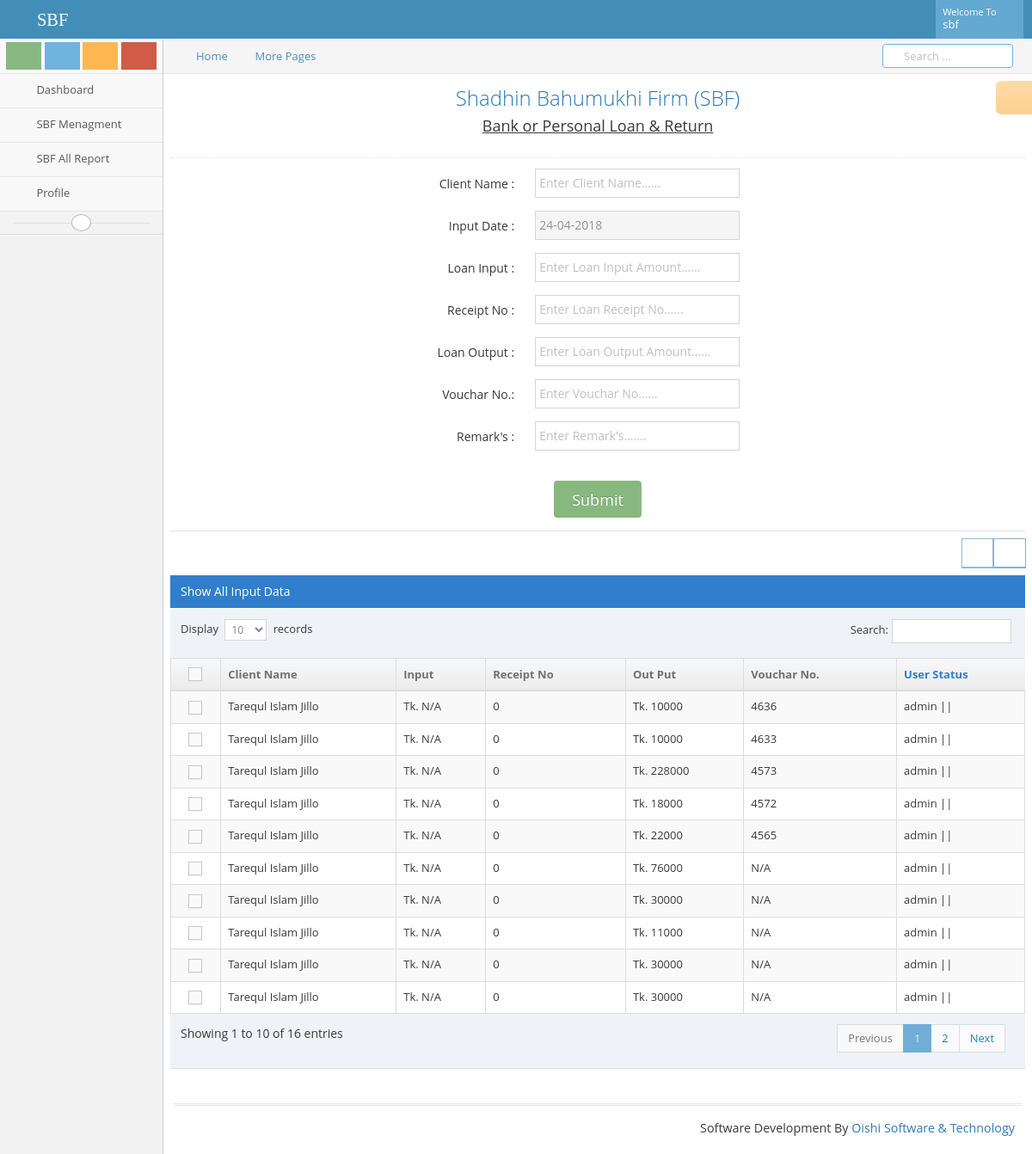
Page /bankOrPersonalLoan.php (signed in) on the committed database.
### tables this page shows
CREATE TABLE `tbl_sbfloan` (
  `id` int(11) NOT NULL,
  `name` varchar(255) NOT NULL,
  `inputdate` varchar(255) NOT NULL,
  `currendate` timestamp NOT NULL DEFAULT CURRENT_TIMESTAMP,
  `editDate` varchar(255) NOT NULL DEFAULT '0',
  `loaninput` varchar(255) NOT NULL,
  `receiptNo` int(11) NOT NULL,
  `loanoutput` varchar(255) NOT NULL,
  `vouchar` varchar(255) NOT NULL,
  `remark` varchar(255) NOT NULL,
  `username` varchar(255) NOT NULL
);

### lib/Database.php (called while the page is built, shortened)
<?php
Class Database{
	public $host   = DB_HOST;
	public $user   = DB_USER;
	public $pass   = DB_PASS;
	public $dbname = DB_NAME;
	public $link;
	private function connectDB(){
	$this->link = new mysqli($this->host, $this->user, $this->pass, $this->dbname);
 }
	public function select($query){
		$result = $this->link->query($query) or die($this->link->error.__LINE__);
		if($result->num_rows > 0){
			return $result;
		} else {
			return false;
		}
	}
}

### bankOrPersonalLoan.php (the view, shortened to what this page needs)
<?php include 'inc/header.php' ?>
<div id="user-profile-3" class="user-profile row">
<div class="row">
	<div class="col-xs-12">
<div class="page-header">
		<h1 class="text-center">Shadhin Bahumukhi Firm (SBF)</h1>
		<h4 class="text-center"><u>Bank or Personal Loan &amp; Return</u></h4>
	</div>
	<div class="row">
		<div class="col-xs-12">
		<form action="<?php echo htmlspecialchars($_SERVER['PHP_SELF']); ?>" method="POST" class="form-horizontal text-center" role="form">
				<div class="form-group">
					<label class="col-xs-4 col-sm-5 control-label"> Client Name :</label>
					<div class="col-xs-8 col-sm-7">
						<input type="text" placeholder="Enter Client Name......" class="col-xs-10 col-sm-5" name="name"/>
					</div>
				</div>
				<div class="form-group">
					<label class="col-xs-4 col-sm-5 control-label " for="form-field-date"> Input Date :</label>
					<div class="col-xs-8 col-sm-7">
						<input class="date-picker col-xs-10 col-sm-5" id="form-field-date" type="text" value="<?php echo date('d-m-Y'); ?>" data-date-format="dd-mm-yyyy"  name="inputdate" readonly="" />
					</div>
				</div>
				<div class="form-group">
					<label class="col-xs-4 col-sm-5 control-label"> Loan Input :</label>
					<div class="col-xs-8 col-sm-7">
						<input type="text" placeholder="Enter Loan Input Amount......" class="col-xs-10 col-sm-5" name="loaninput"/>
					</div>
				</div>
				<div class="form-group">
					<label class="col-xs-4 col-sm-5 control-label"> Receipt No :</label>
					<div class="col-xs-8 col-sm-7">
						<input type="text" placeholder="Enter Loan Receipt No......" class="col-xs-10 col-sm-5" name="receiptNo" />
					</div>
				</div>
				<div class="form-group">
					<label class="col-xs-4 col-sm-5 control-label"> Loan Output :</label>
					<div class="col-xs-8 col-sm-7">
						<input type="text" placeholder="Enter Loan Output Amount......" class="col-xs-10 col-sm-5" name="loanoutput" />
					</div>
				</div>
				<div class="form-group">
					<label class="col-xs-4 col-sm-5 control-label"> Vouchar No.:</label>
					<div class="col-xs-8 col-sm-7">
						<input type="text" placeholder="Enter Vouchar No......" class="col-xs-10 col-sm-5" name="vouchar"/>
					</div>
				</div>
				<div class="form-group">
					<label class="col-xs-4 col-sm-5 control-label"> Remark's :</label>
					<div class="col-xs-8 col-sm-7">
						<input type="text" placeholder="Enter Remark's......." class="col-xs-10 col-sm-5" name="remark" />
					</div>
				</div>
				<div class="form-group">
					<div class="row text-center">
						<input type="submit" name="submit" class="btn btn-lg btn-success btn-round" value="Submit">
					</div>
				</div>
			</form>
			<div class="hr hr-8"></div>
		</div>
	</div>
<div class="row">
<div class="col-xs-12">
<div class="row">
<div class="col-xs-12">
<div class="clearfix">
	<div class="pull-right tableTools-container"></div>
</div>
<div class="table-header">
	Show All Input Data
</div>
<div>
	<table id="dynamic-table" class="table table-striped table-bordered table-hover">
		<thead>
			<tr>
				<th class="center">
					<label class="pos-rel">
						<span class="lbl"></span>
					</label>
				</th>
				<th>Client Name</th>
				<th>Input</th>
				<th class="hidden-xs">Receipt No</th>
				<th class="hidden-xs">Out Put</th>
				<th class="hidden-xs">Vouchar No.</th>
				<th width="15%">User Status</th>
			</tr>
		</thead>
		<tbody>
	<?php
		$query ="SELECT * FROM tbl_sbfloan order by id desc limit 100";
		$installment = $db->select($query);
		if ($installment) {
			while ($result = $installment->fetch_assoc()) {
			?>
			<tr>
				<td class="center">
					<label class="pos-rel">
						<span class="lbl"></span>
					</label>
				</td>
				<td><?php echo $result['name'];?></td>
				<td><?php echo "Tk. ".$result['loaninput'];?></td>
				<td class="hidden-xs"><?php echo $result['receiptNo'];?></td>
				<td class="hidden-xs"><?php echo "Tk. ".$result['loanoutput'];?></td>
				<td class="hidden-xs"><?php echo $result['vouchar'];?></td>
				<td>
					<div class="">
						<?php echo $result['username'];?>
						||
						<?php
							$selected="SELECT * FROM tbl_sbfloan order by id";
							$Person = $db->select($selected);
							if ($Person) {
								?>
						<a href="#<?php echo $result['id']; ?>" data-toggle="modal" data-target="#<?php echo $result['id']; ?>">
							<span class="glyphicon glyphicon-zoom-in"></span></a>
						<?php } ?>
				</td>
			</tr>
			<?php } } ?>
		</tbody>
	</table>
</div>
</div>
</div>
</div>
</div>
</div>
</div>
</div>
<?php include 'inc/footer.php' ?>

### rows in the picture
tbl_sbfloan: name "Tarequl Islam Jillo", loaninput "N/A", receiptNo "0", loanoutput "10000", vouchar "4636", username "admin"
tbl_sbfloan: name "Tarequl Islam Jillo", loaninput "N/A", receiptNo "0", loanoutput "10000", vouchar "4633", username "admin"
tbl_sbfloan: name "Tarequl Islam Jillo", loaninput "N/A", receiptNo "0", loanoutput "228000", vouchar "4573", username "admin"
tbl_sbfloan: name "Tarequl Islam Jillo", loaninput "N/A", receiptNo "0", loanoutput "18000", vouchar "4572", username "admin"
tbl_sbfloan: name "Tarequl Islam Jillo", loaninput "N/A", receiptNo "0", loanoutput "22000", vouchar "4565", username "admin"
tbl_sbfloan: name "Tarequl Islam Jillo", loaninput "N/A", receiptNo "0", loanoutput "76000", vouchar "N/A", username "admin"
tbl_sbfloan: name "Tarequl Islam Jillo", loaninput "N/A", receiptNo "0", loanoutput "30000", vouchar "N/A", username "admin"
tbl_sbfloan: name "Tarequl Islam Jillo", loaninput "N/A", receiptNo "0", loanoutput "11000", vouchar "N/A", username "admin"
tbl_sbfloan: name "Tarequl Islam Jillo", loaninput "N/A", receiptNo "0", loanoutput "30000", vouchar "N/A", username "admin"
tbl_sbfloan: name "Tarequl Islam Jillo", loaninput "N/A", receiptNo "0", loanoutput "30000", vouchar "N/A", username "admin"

### other values in the picture
Session::get('username') "sbf"
